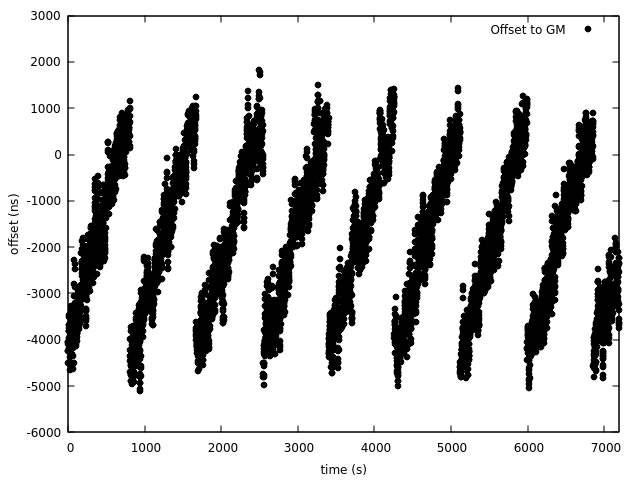

Write gnuplot code to recreate this figure.
set yrange [-6000:3000]
set xrange [0:7200]
set xlabel "time (s)"
set ylabel "offset (ns)"
plot 'i210-bc-offset.dat' using ($1*10) pt 7 black title "Offset to GM"
